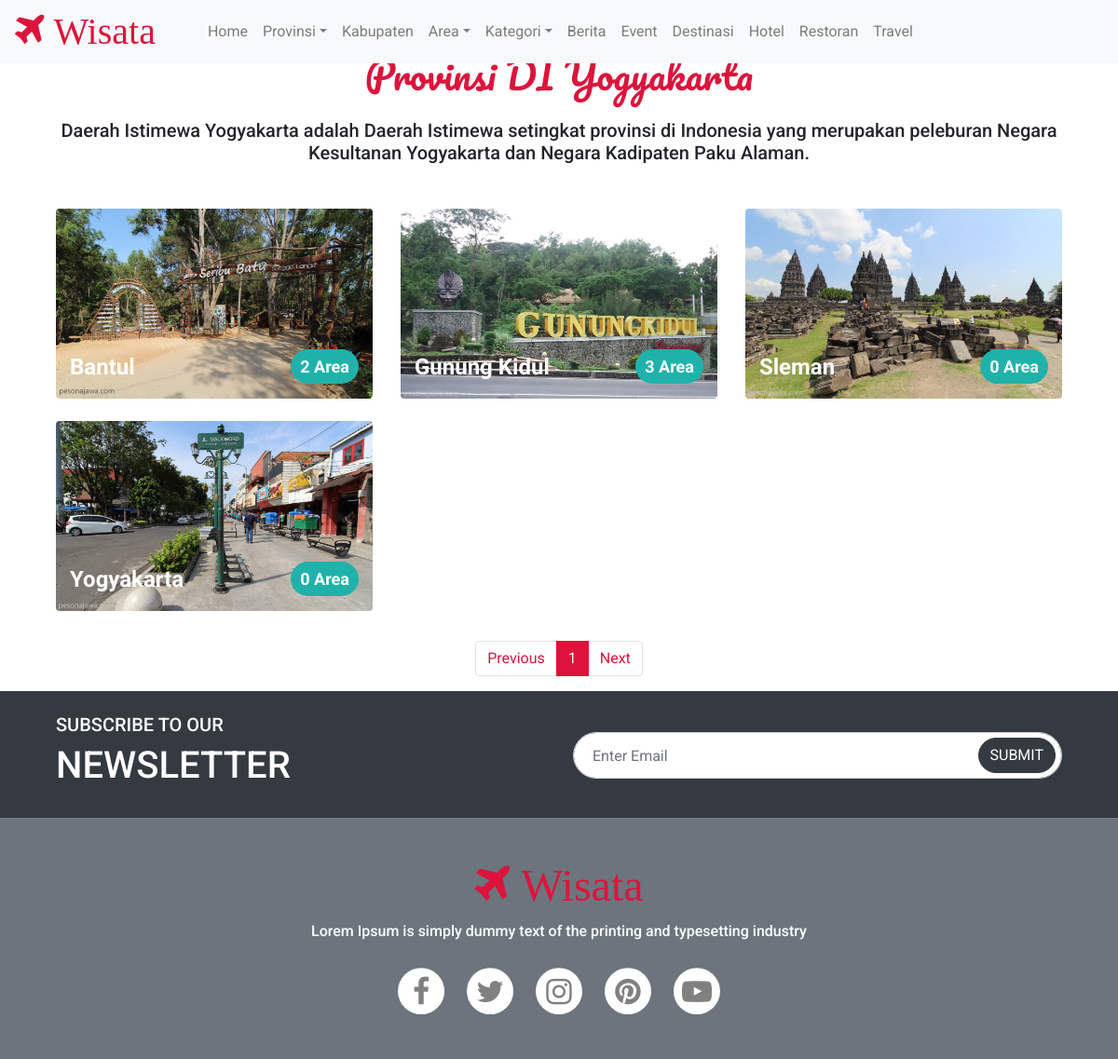
The app's page /WisataProvinsi.php?provinsiID=P001 with its own data.
### tables this page shows
CREATE TABLE `provinsi` (
  `provinsiID` char(4) NOT NULL,
  `provinsinama` varchar(50) NOT NULL,
  `provinsiwilayah` varchar(50) NOT NULL,
  `provinsiket` char(255) NOT NULL
);

CREATE TABLE `kabupaten` (
  `kabupatenKODE` char(4) NOT NULL,
  `kabupatenNAMA` varchar(50) NOT NULL,
  `kabupatenALAMAT` varchar(255) NOT NULL,
  `kabupatenKET` text NOT NULL,
  `kabupatenFOTOICON` varchar(255) NOT NULL,
  `kabupatenFOTOICONKET` text NOT NULL,
  `provinsiID` char(4) NOT NULL
);

### WisataProvinsi.php (the view, shortened to what this page needs)
<!DOCTYPE html>
<?php include "includes/config.php"; ?>
<html lang="en">
<head>
    <link href="Wisata.css" rel="stylesheet" type="text/css">
    <link rel="stylesheet" href="https://cdn.jsdelivr.net/npm/bootstrap@4.6.2/dist/css/bootstrap.min.css">
    <link rel="stylesheet" href="https://cdnjs.cloudflare.com/ajax/libs/select2/4.0.3/css/select2.min.css">
    <link rel="stylesheet" href="https://cdn.jsdelivr.net/npm/bootstrap-icons@1.9.1/font/bootstrap-icons.css">
    <link rel="stylesheet" href="https://cdnjs.cloudflare.com/ajax/libs/font-awesome/4.7.0/css/font-awesome.min.css">
    <link rel="stylesheet" href="https://cdnjs.cloudflare.com/ajax/libs/OwlCarousel2/2.3.4/assets/owl.carousel.min.css">
    <link rel="stylesheet" href="https://cdnjs.cloudflare.com/ajax/libs/OwlCarousel2/2.3.4/assets/owl.theme.default.min.css">
    <link rel="stylesheet" href="https://cdnjs.cloudflare.com/ajax/libs/animate.css/4.1.1/animate.min.css">
</head>
<body>
    <?php include "WisataHeader.php";?>
    <div class="container-fluid">
        <div class="container-xl pagekabupaten">
            <div class="col-md-12 mt-2 backbutton pl-4">
                <a href="Wisatas.php"><i class="fa fa-arrow-circle-left fa-3x"></i></a>
            </div>
            <div class="col-md-12 judultourism text-center">
                <?php
                $provinsiID = $_GET['provinsiID'];
                $provinsijudul = mysqli_query( $connection, "SELECT * FROM provinsi WHERE provinsiID = '$provinsiID'");
                $rowprovinsijudul = mysqli_fetch_array($provinsijudul);
                ?>
                <h1 class="animate__animated animate__zoomIn animate__slow-2s">Provinsi&nbsp;<?php echo $rowprovinsijudul["provinsinama"] ?></h1>
                <h5 class="mt-4"><?php echo $rowprovinsijudul["provinsiket"] ?></h5>
            </div>
            <div class="row mx-auto mt-5">
                <?php
                $jumlahtampilan = 9;
                $halaman = ( isset( $_GET[ 'page' ] ) ) ? $_GET[ 'page' ] : 1;
                $mulaitampilan = ( $halaman - 1 ) * $jumlahtampilan;
                $kabupaten = mysqli_query( $connection, "SELECT * FROM kabupaten WHERE provinsiID = '$provinsiID' limit $mulaitampilan, $jumlahtampilan" );
                while ( $rowkabupaten = mysqli_fetch_array( $kabupaten ) ) {
                    $kabupatenkode = $rowkabupaten[ "kabupatenKODE" ];
                    $sqlkabupaten = mysqli_query( $connection, "SELECT * FROM area a JOIN kabupaten k ON (a.kabupatenKODE = k.kabupatenKODE) JOIN provinsi p ON (k.provinsiID = p.provinsiID) WHERE k.provinsiID = '$provinsiID' AND k.kabupatenKODE = '$kabupatenkode'" );
                    $jumlahkabupaten = mysqli_num_rows( $sqlkabupaten );
                    ?>
                <div class="col-md-4 tourismgallery" id="galleryarea">
                    <figure class="figure">
                        <img src="imageskabupaten/<?php echo $rowkabupaten["kabupatenFOTOICON"]?>" class="figure-img img-fluid rounded" alt="Foto Tidak Ada" style="width: 600px;">
                        <div class="nama">
                            <?php echo $rowkabupaten["kabupatenNAMA"]?>
                        </div>
                        <div class="jumlah">
                            <a href="WisataSearch.php?kabupaten=<?php echo $kabupatenkode?>&value=Destinasi&area=semua"><?php echo $jumlahkabupaten ?> Area</a>
                        </div>
                    </figure>
                </div>
                <?php
                }
                $query = mysqli_query( $connection, "SELECT * FROM kabupaten WHERE provinsiID = '$provinsiID'" );
                $jumlahrecord = mysqli_num_rows( $query );
                $jumlahpage = ceil( $jumlahrecord / $jumlahtampilan );
                if ( $jumlahpage > 0 ) {
                    ?>
                <div class="col-md-12 mt-2">
                    <nav aria-label="...">
                        <ul class="pagination justify-content-center kolompagination">
                            <li class="page-item">
                                <a class="page-link" href="?provinsiID=<?php echo $provinsiID ?>&page=<?php if ($halaman > 1 ) { echo $nomorhal = $halaman - 1;} else {echo $nomorhal = 1;}?>">Previous</a>
                            </li>
                            <?php for($nomorhal=1; $nomorhal<=$jumlahpage; $nomorhal++) { ?>
                            <li class="page-item <?php if($nomorhal == $halaman) {echo 'active';} ?>" aria-current="page">
                                <?php
                                if ( $nomorhal != $halaman ) {
                                    ?>
                                <a class="page-link" href="?provinsiID=<?php echo $provinsiID ?>&page=<?php echo $nomorhal?>"><?php echo $nomorhal?></a>
                                <?php
                                } else {
                                    ?>
                                <a class="page-link" href="?provinsiID=<?php echo $provinsiID ?>&page=<?php echo $nomorhal?>"><?php echo $nomorhal?></a>
                                <?php } ?>
                            </li>
                            <?php } ?>
                            <li class="page-item">
                                <a class="page-link" href="?provinsiID=<?php echo $provinsiID ?>&page=<?php if ($halaman < $jumlahpage ) { echo $nomorhal = $halaman + 1;} else {echo $nomorhal - 1;}?>">Next</a>
                            </li>
                        </ul>
                    </nav>
                </div>
                <?php } ?>
            </div>
        </div>
    </div>
</body>
<?php include "WisataFooter.php";?>
</html>

### WisataHeader.php (shortened to what this page needs)
<nav class="navbar navbar-expand-lg navbar-light bg-light fixed-top">
    <a class="navbar-brand mr-5 navbrand" href="Wisatas.php"> <i class="fa fa-plane fa-2x">&nbsp;Wisata</i></a>
    <div class="collapse navbar-collapse" id="navbarSupportedContent">
        <ul class="navbar-nav mr-auto">
            <li class="nav-item <?php if(strstr($_SERVER['REQUEST_URI'], "Wisatas.php")) { echo "active"; } ?>">
                <a class="nav-link" href="Wisatas.php">Home</a>
            </li>
            <li class="nav-item dropdown">
                <a class="nav-link dropdown-toggle" href="#" role="button" data-toggle="dropdown" aria-expanded="false">Provinsi</a>
            </li>
            <li class="nav-item <?php if(strstr($_SERVER['REQUEST_URI'], "WisataKabupaten.php")) { echo "active"; } ?>">
                <a class="nav-link" href="WisataKabupaten.php"> Kabupaten </a>
            </li>
			<li class="nav-item dropdown">
                <a class="nav-link dropdown-toggle" href="#" role="button" data-toggle="dropdown" aria-expanded="false">Area</a>
            </li>
			<li class="nav-item dropdown">
                <a class="nav-link dropdown-toggle" href="#" role="button" data-toggle="dropdown" aria-expanded="false">Kategori</a>
            </li>
			<li class="nav-item <?php if(strstr($_SERVER['REQUEST_URI'], "WisataBerita.php")) { echo "active"; } ?>">
                <a class="nav-link" href="WisataBerita.php">Berita</a>
            </li>
            <li class="nav-item <?php if(strstr($_SERVER['REQUEST_URI'], "WisataEvent.php")) { echo "active"; } ?>">
                <a class="nav-link" href="WisataEvent.php">Event</a>
            </li>
			<li class="nav-item <?php if(strstr($_SERVER['REQUEST_URI'], "WisataDestinasi.php")) { echo "active"; } ?>">
                <a class="nav-link" href="WisataDestinasi.php">Destinasi</a>
            </li>
			<li class="nav-item <?php if(strstr($_SERVER['REQUEST_URI'], "WisataHotel.php")) { echo "active"; }?>">
                <a class="nav-link" href="WisataHotel.php">Hotel</a>
            </li>
			<li class="nav-item <?php if(strstr($_SERVER['REQUEST_URI'], "WisataRestoran.php")) { echo "active"; } ?>">
                <a class="nav-link" href="WisataRestoran.php">Restoran</a>
            </li>
            <li class="nav-item <?php if(strstr($_SERVER['REQUEST_URI'], "WisataTravel.php")) { echo "active"; } ?>">
                <a class="nav-link" href="WisataTravel.php">Travel</a>
            </li>
        </ul>
    </div>
</nav>

### WisataFooter.php (shortened to what this page needs)
<footer>
    <div class="container-fluid bg-dark">
        <div class="container-xl py-4">
            <div class="row mx-auto bg-dark">
                <div class="col-md-4 newsletter">
                    <h5>SUBSCRIBE TO OUR</h5>
                    <h1>NEWSLETTER</h1>
                </div>
                <div class="col-md-2"></div>
                <div class="col-md-6 letterform">
                    <form>
                        <input type="email" class="form-control rounded-pill" placeholder="Enter Email" id="email" name="email">
                        <button type="button" class="btn btn-dark rounded-pill" id="buttonemail" name="buttonemail" onclick="return clickButton();">SUBMIT</button>
                    </form>
                </div>
            </div>
        </div>
    </div>
    <div class="container-fluid bg-secondary">
        <div class="container-xl py-5 bg-secondary">
            <div class="row mx-auto bg-secondary">
                <div class="col-md-12 kolomfooter text-center">
                    <a href="Wisatas.php" class="navbrandfooter"><i class="fa fa-plane fa-3x">&nbsp;Wisata</i></a>
                    <h6 class="mt-3">Lorem Ipsum is simply dummy text of the printing and typesetting industry</h6>
                    <div class="icon"><a href="#"><i class="fa fa-facebook fa-2x"></i></a>
                        <a href="#"><i class="fa fa-twitter fa-2x"></i></a>
                        <a href="#"><i class="fa fa-instagram fa-2x"></i></a>
                        <a href="#"><i class="fa fa-pinterest fa-2x"></i></a>
                        <a href="#"><i class="fa fa-youtube-play fa-2x"></i></a>
                    </div>
                </div>
            </div>
        </div>
    </div>
</footer>

### Wisata.css (style rules this page uses)
* { font-family: 'Roboto', sans-serif; }
.tourismgallery .nama { position: absolute; bottom: 40px; left: 30px; font-size: 24px; font-weight: bold; color: white; font-family: 'Patrick Hand', cursive; }
.tourismgallery .jumlah a { position: absolute; bottom: 40px; right: 30px; font-size: 18px; font-weight: bold; color: white; text-decoration: none!important; padding: 5px 10px; background-color: lightseagreen; border-radius: 50px; font-family: 'Patrick Hand', cursive; }
.newsletter { color: white; }
.letterform { padding-bottom: 20px; }
.letterform input { height: 50px; transform: translateY(40%); padding: 0 100px 0 20px; }
.letterform button { position: absolute; top: 26px; right: 22px; }
.kolomfooter a { text-decoration: none!important; }
.kolomfooter h6 { color: white; }
.kolomfooter .icon { margin-top: 30px; }
.kolomfooter .icon i { color: gray; width: 50px; height: 50px; background-color: white; padding-top: 10px; clip-path: circle(); }
.kolomfooter .icon a { margin: 0 10px; }
.kolomfooter .navbrandfooter i { color: crimson; }
.judultourism h1 { font-family: 'Pacifico', cursive; color: crimson; }
.kolompagination .active a { background-color: crimson!important; border-color: crimson!important; color: white!important; }
.kolompagination a { color: crimson!important; }
.navbrand i { color: crimson; }

### records on screen
provinsi: provinsinama "DI Yogyakarta", provinsiket "Daerah Istimewa Yogyakarta adalah Daerah Istimewa setingkat provinsi di Indonesia yang merupakan peleburan Negara Kesultanan Yogyakarta dan Negara Kadipaten Paku Alaman."
kabupaten: kabupatenFOTOICON (picture), kabupatenNAMA "Bantul", jumlahkabupaten "2"
kabupaten: kabupatenFOTOICON (picture), kabupatenNAMA "Gunung Kidul", jumlahkabupaten "3"
kabupaten: kabupatenFOTOICON (picture), kabupatenNAMA "Sleman", jumlahkabupaten "0"
kabupaten: kabupatenFOTOICON (picture), kabupatenNAMA "Yogyakarta", jumlahkabupaten "0"
